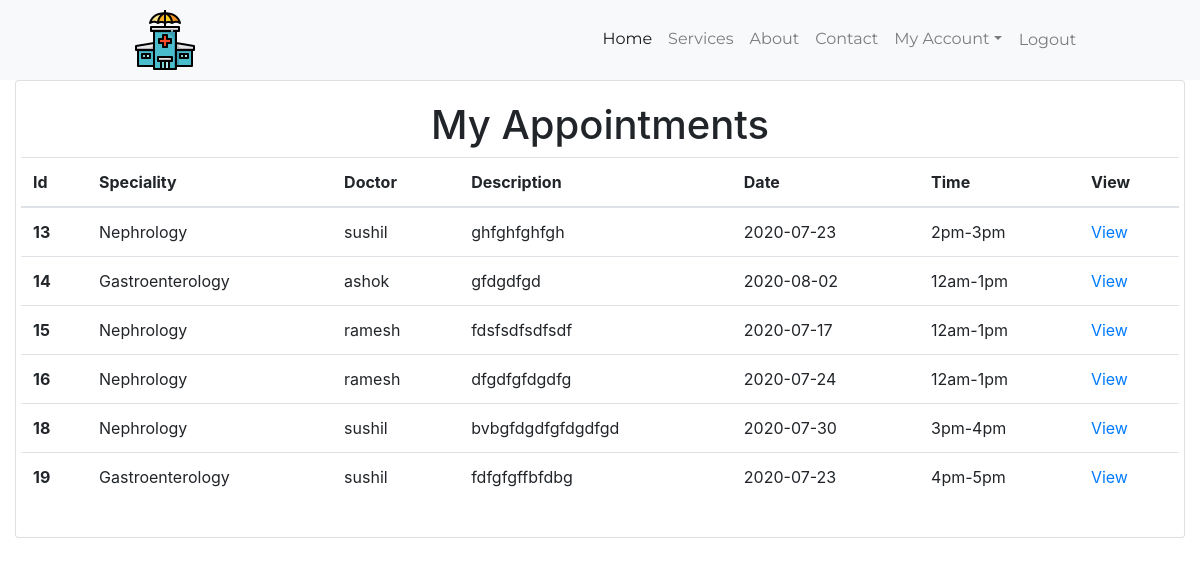
The app's page /AppointmentsList.php (signed in) with its own data.
### tables this page shows
CREATE TABLE `booking` (
  `bid` int(255) NOT NULL,
  `blocation` varchar(255) NOT NULL,
  `bspecial` varchar(255) NOT NULL,
  `bdoctor` varchar(255) NOT NULL,
  `bname` varchar(255) NOT NULL,
  `bemail` varchar(255) NOT NULL,
  `bcontact` varchar(255) NOT NULL,
  `bgender` varchar(255) NOT NULL,
  `bage` varchar(255) NOT NULL,
  `bdescription` varchar(255) NOT NULL,
  `bdate` date NOT NULL,
  `btime` varchar(255) NOT NULL,
  `bstatus` varchar(255) NOT NULL
);

### AppointmentsList.php (the view, shortened to what this page needs)
<!DOCTYPE html>
<html lang="en">
<head>
    <?php include 'AllLinks.php'?>
</head>
<body>
<nav class="navbar navbar-expand-lg navbar-light bg-light">
        <img src="./Icons/hospital.png" class="img-fluid" alt="">
      <div class="collapse navbar-collapse" id="collapsibleNavId">
        <ul class="navbar-nav ml-auto mt-2 mt-lg-0">
          <li class="nav-item active">
            <a class="nav-link" href="Index.php">Home <span class="sr-only">(current)</span></a>
          </li>
          <li class="nav-item">
            <a class="nav-link" href="#">Services</a>
          </li>
          <li class="nav-item">
            <a class="nav-link" href="#">About</a>
          </li>
          <li class="nav-item">
            <a class="nav-link" href="#">Contact</a>
          </li>
          <li class="nav-item dropdown">
            <a class="nav-link dropdown-toggle" href="#" id="dropdownId" data-toggle="dropdown" aria-haspopup="true" aria-expanded="false">My Account</a>
          </li>
          <li class="nav-item">
            <a class="nav-link btn btn-outline-light" href="Logout.php">Logout</a>
          </li>
        </ul>
      </div>
</nav>
<div class="container-fluid">
    <div class="row">
        <div class="col">
            <div class="card">
                <div class="card-body">
                    <div class="row">
                        <div class="col text-center">
                        <h1>My Appointments</h1>
                        </div>
                    </div>
                    <div class="row">
                    <table class="table">
                        <thead>
                            <tr>
                            <th scope="col">Id</th>
                            <th scope="col">Speciality</th>
                            <th scope="col">Doctor</th>
                            <th scope="col">Description</th>
                            <th scope="col">Date</th>
                            <th scope="col">Time</th>
                            <th scope="col">View</th>
                            </tr>
                        </thead>
                        <tbody>
                        <?php
                        include 'DBcon.php';
                        $semail=$_SESSION['remail'];
                        $sqlquery="select * from booking where bemail ='$semail'";
                        $result=$con->query($sqlquery);
                        while($res= mysqli_fetch_array($result)){
                          ?>
                            <tr>
                            <th scope="row"><?php echo $res['bid']; ?></th>
                            <td><?php echo $res['bspecial']; ?></td>
                            <td><?php echo $res['bdoctor']; ?></td>
                            <td><?php echo $res['bdescription']; ?></td>
                            <td><?php echo $res['bdate']; ?></td>
                            <td><?php echo $res['btime']; ?></td>
                            <td><a href="ViewAppointments.php?id=<?php echo $res['bid']; ?>" class"text-primary">View</a></td>
                            </tr>
                          <?php
                        }
                        ?>
                        </tbody>
                        </table>
                    </div>
                </div>
            </div>
        </div>
    </div>
</div>
</body>
</html>

### nav.css (style rules this page uses)
* { margin: 0%; padding: 0%; }
.navbar img { margin-left: 10%; }
.collapse ul { margin-right: 10% !important; }
.navbar-nav a { font-family:Montserrat; }

### records on screen
booking: bid "13", bspecial "Nephrology", bdoctor "sushil", bdescription "ghfghfghfgh", bdate "2020-07-23", btime "2pm-3pm"
booking: bid "14", bspecial "Gastroenterology", bdoctor "ashok", bdescription "gfdgdfgd", bdate "2020-08-02", btime "12am-1pm"
booking: bid "15", bspecial "Nephrology", bdoctor "ramesh", bdescription "fdsfsdfsdfsdf", bdate "2020-07-17", btime "12am-1pm"
booking: bid "16", bspecial "Nephrology", bdoctor "ramesh", bdescription "dfgdfgfdgdfg", bdate "2020-07-24", btime "12am-1pm"
booking: bid "18", bspecial "Nephrology", bdoctor "sushil", bdescription "bvbgfdgdfgfdgdfgd", bdate "2020-07-30", btime "3pm-4pm"
booking: bid "19", bspecial "Gastroenterology", bdoctor "sushil", bdescription "fdfgfgffbfdbg", bdate "2020-07-23", btime "4pm-5pm"
